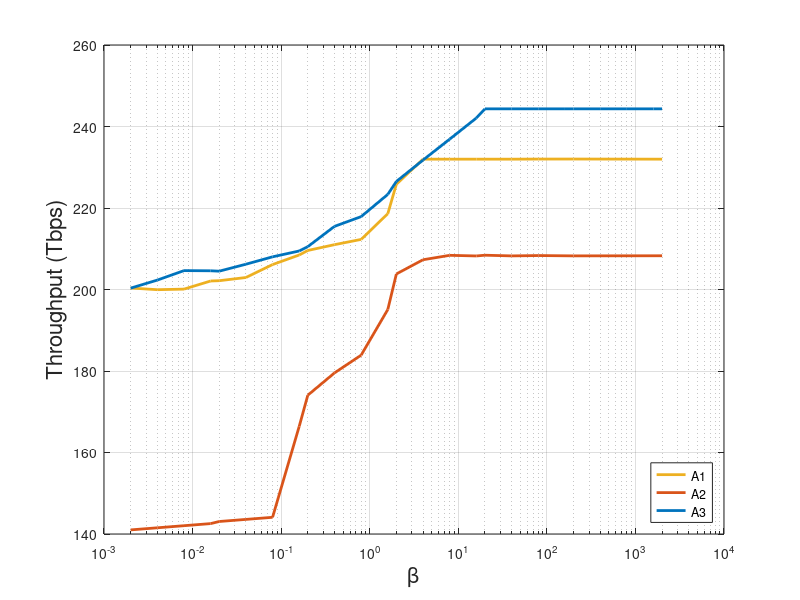

MATLAB code for this plot: (Note: this script raises an error after producing the figure.)
clc;
close all;
clear;

load paretoArch2Old.mat

%%
figure2 = figure('units','normalized','Position', [0.6 0.4 0.35 0.3]);
axes2 = axes('parent', figure2);
h(1) = semilogx(paretoArch2Old(:,5)*200, paretoArch2Old(:,4), 'linewidth', 2, ...
    'displayname', 'A1', 'color', [.93, .69, .13]);
ylabel('Throughput (Tbps)', 'fontsize', 16)

hold(axes2, 'on')
%%
load paretoArch4Old.mat
h(2) = semilogx(paretoArch4Old(:,5)*200, paretoArch4Old(:,4), 'linewidth', 2, ...
    'displayname', 'A2', 'color', [0.85, 0.33, 0.1]);

%%
load paretoArch5Old2.mat
paretoArch5Old = paretoArch5Old2;
x=[paretoArch5Old(2:end, 5); 0.2; 0.4; 0.8; 1; 2; 4; 8; 10]*200;
y1=[paretoArch5Old2(2:end, 2); paretoArch5Old2(end, 2)*ones(8, 1)];
y2=[paretoArch5Old2(2:end, 4); paretoArch5Old2(end, 4)*ones(8, 1)];
y3=[paretoArch5Old2(2:end, 1); paretoArch5Old2(end, 1)*ones(8, 1)];
y4=[paretoArch5Old2(2:end, 3); paretoArch5Old2(end, 3)*ones(8, 1)];

h(3) = semilogx(x, y2, 'linewidth', 2, ...
    'displayname', 'A3', 'color', [0, 0.45, 0.74]);

box(axes2, 'on')
grid(axes2, 'on')
xlabel('\beta', 'fontsize', 16)
ylabel('Throughput (Tbps)', 'fontsize', 16)
h = legend(h(1:3), 'location', 'southeast');
h.FontSize = 18;
set(axes2, 'linewidth', 1)
set(axes2, 'gridalpha', 0.5)
set(axes2, 'fontsize', 14)
% set(axes2, 'minorgridalpha', 0.5)
xlim([2e-3, 2e3])

% plot(0.4,paretoArch2Old(11, 4),'marker', 'o', ...
% 'linewidth', 3, 'markersize', 8, 'color', [0.47, 0.67, 0.19])
% 
% plot(0.2,paretoArch4Old(10, 4),'marker', 'o', ...
% 'linewidth', 3, 'markersize', 8, 'color', [0.47, 0.67, 0.19])
% 
% plot(0.8,paretoArch5Old2(12, 4),'marker', 'o', ...
% 'linewidth', 3, 'markersize', 8, 'color', [0.47, 0.67, 0.19])

saveas(figure2, 'ThroughputVsBetaAll.jpg')
